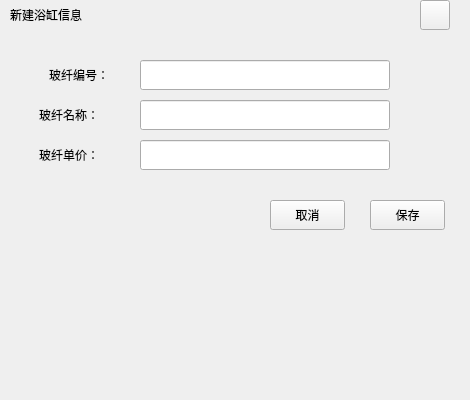
<?xml version="1.0" encoding="UTF-8"?>
<ui version="4.0">
 <class>FiberNew</class>
 <widget class="QWidget" name="FiberNew">
  <property name="geometry">
   <rect>
    <x>0</x>
    <y>0</y>
    <width>470</width>
    <height>400</height>
   </rect>
  </property>
  <property name="windowTitle">
   <string>Form</string>
  </property>
  <widget class="QLabel" name="TitleLab">
   <property name="geometry">
    <rect>
     <x>0</x>
     <y>10</y>
     <width>461</width>
     <height>31</height>
    </rect>
   </property>
   <property name="text">
    <string/>
   </property>
  </widget>
  <widget class="QLabel" name="UserLab_2">
   <property name="geometry">
    <rect>
     <x>39</x>
     <y>140</y>
     <width>101</width>
     <height>30</height>
    </rect>
   </property>
   <property name="text">
    <string>玻纤单价：</string>
   </property>
  </widget>
  <widget class="QLabel" name="label">
   <property name="geometry">
    <rect>
     <x>10</x>
     <y>0</y>
     <width>151</width>
     <height>30</height>
    </rect>
   </property>
   <property name="text">
    <string>新建浴缸信息</string>
   </property>
  </widget>
  <widget class="QLineEdit" name="FiberGlassID">
   <property name="geometry">
    <rect>
     <x>140</x>
     <y>60</y>
     <width>250</width>
     <height>30</height>
    </rect>
   </property>
  </widget>
  <widget class="QLabel" name="InerLab">
   <property name="geometry">
    <rect>
     <x>50</x>
     <y>80</y>
     <width>401</width>
     <height>231</height>
    </rect>
   </property>
   <property name="styleSheet">
    <string notr="true"/>
   </property>
   <property name="text">
    <string/>
   </property>
  </widget>
  <widget class="QPushButton" name="CancleBtn">
   <property name="geometry">
    <rect>
     <x>270</x>
     <y>200</y>
     <width>75</width>
     <height>30</height>
    </rect>
   </property>
   <property name="text">
    <string>取消</string>
   </property>
  </widget>
  <widget class="QPushButton" name="CloseBtn">
   <property name="geometry">
    <rect>
     <x>420</x>
     <y>0</y>
     <width>30</width>
     <height>30</height>
    </rect>
   </property>
   <property name="text">
    <string/>
   </property>
  </widget>
  <widget class="QLabel" name="UserLab_1">
   <property name="geometry">
    <rect>
     <x>39</x>
     <y>100</y>
     <width>101</width>
     <height>30</height>
    </rect>
   </property>
   <property name="text">
    <string>玻纤名称：</string>
   </property>
  </widget>
  <widget class="QLineEdit" name="FiberGlassName">
   <property name="geometry">
    <rect>
     <x>140</x>
     <y>100</y>
     <width>250</width>
     <height>30</height>
    </rect>
   </property>
  </widget>
  <widget class="QLabel" name="UserLab_3">
   <property name="geometry">
    <rect>
     <x>49</x>
     <y>60</y>
     <width>91</width>
     <height>30</height>
    </rect>
   </property>
   <property name="text">
    <string>玻纤编号：</string>
   </property>
  </widget>
  <widget class="QLineEdit" name="FiberGlassPrice">
   <property name="geometry">
    <rect>
     <x>140</x>
     <y>140</y>
     <width>250</width>
     <height>30</height>
    </rect>
   </property>
  </widget>
  <widget class="QPushButton" name="SaveBtn">
   <property name="geometry">
    <rect>
     <x>370</x>
     <y>200</y>
     <width>75</width>
     <height>30</height>
    </rect>
   </property>
   <property name="text">
    <string>保存</string>
   </property>
  </widget>
  <zorder>InerLab</zorder>
  <zorder>TitleLab</zorder>
  <zorder>label</zorder>
  <zorder>UserLab_2</zorder>
  <zorder>FiberGlassID</zorder>
  <zorder>CancleBtn</zorder>
  <zorder>CloseBtn</zorder>
  <zorder>UserLab_1</zorder>
  <zorder>FiberGlassName</zorder>
  <zorder>UserLab_3</zorder>
  <zorder>FiberGlassPrice</zorder>
  <zorder>SaveBtn</zorder>
 </widget>
 <resources/>
 <connections/>
</ui>
